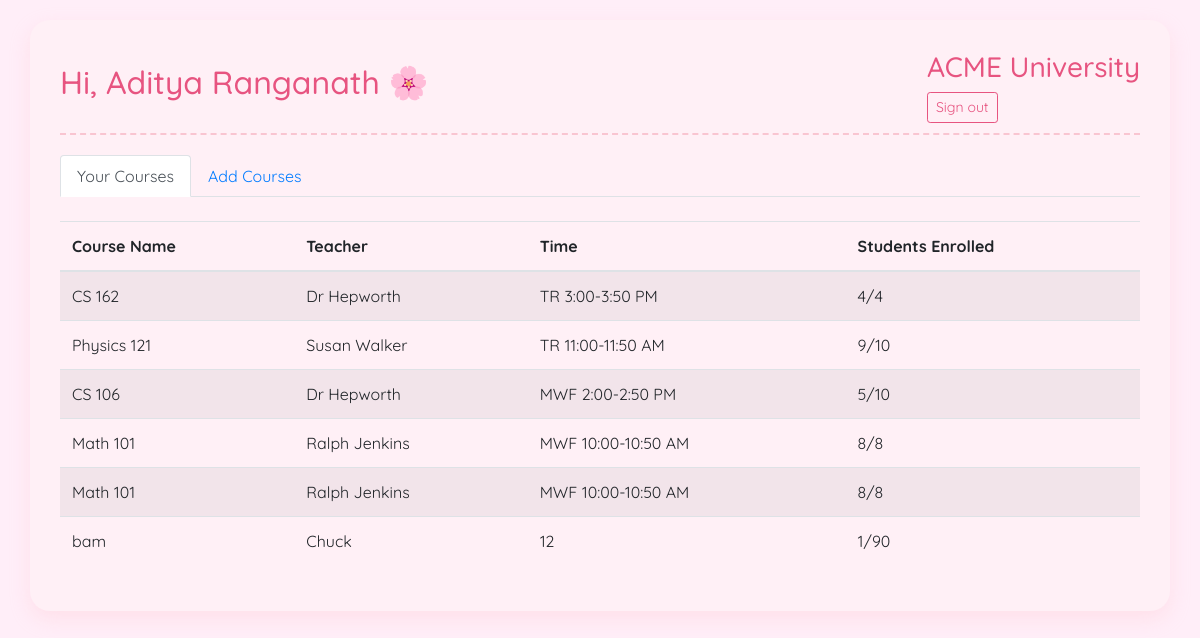
The page /student/dashboard (signed in) on the database its author committed.
### models.py (models this page shows, shortened)
class User(db.Model, UserMixin):
    id = db.Column(db.Integer, primary_key=True)
    username = db.Column(db.String(80), unique=True, nullable=False)
    password = db.Column(db.String(120), nullable=False)
    role = db.Column(db.String(20), nullable=False)
    name = db.Column(db.String(100), nullable=True)

class Course(db.Model):
    id = db.Column(db.Integer, primary_key=True)
    name = db.Column(db.String(100), nullable=False)
    teacher_id = db.Column(db.Integer, db.ForeignKey('user.id'), nullable=False)
    teacher = db.relationship('User', backref=db.backref('courses', lazy=True))
    time = db.Column(db.String(50), nullable=False)
    capacity = db.Column(db.Integer, nullable=False)

### student_routes.py (the view)
@student_bp.route('/dashboard')
@login_required
def dashboard():
    if current_user.role != 'student':
        return redirect(url_for('auth.login'))
    enrollments = Enrollment.query.filter_by(student_id=current_user.id).all()
    enrolled_courses = [enrollment.course for enrollment in enrollments]
    return render_template('student_dashboard.html',
                          user=current_user,
                          enrolled_courses=enrolled_courses)

### app.py (called while the page is built)
@login_manager.user_loader
def load_user(user_id):
    return User.query.get(int(user_id))

### templates/student_dashboard.html
{% extends "layout.html" %}
{% block content %}
<ul class="nav nav-tabs">
    <li class="nav-item">
        <a class="nav-link active" href="{{ url_for('student_bp.dashboard') }}">Your Courses</a>
    </li>
    <li class="nav-item">
        <a class="nav-link" href="{{ url_for('student_bp.all_courses') }}">Add Courses</a>
    </li>
</ul>
<div class="mt-4">
    {% if enrolled_courses %}
    <table class="table table-striped">
        <thead>
            <tr>
                <th>Course Name</th>
                <th>Teacher</th>
                <th>Time</th>
                <th>Students Enrolled</th>
            </tr>
        </thead>
        <tbody>
            {% for course in enrolled_courses %}
            <tr>
                <td>{{ course.name }}</td>
                <td>{{ course.teacher.name }}</td>
                <td>{{ course.time }}</td>
                <td>
                    {{ course.enrollments|length }}/{{ course.capacity }}
                </td>
            </tr>
            {% endfor %}
        </tbody>
    </table>
    {% else %}
    <div class="alert alert-info">
        You are not enrolled in any courses. <a href="{{ url_for('student_bp.all_courses') }}">Browse available courses</a> to enroll.
    </div>
    {% endif %}
</div>
{% endblock %}

### templates/layout.html (shortened to what this page needs)
<!DOCTYPE html>
<html lang="en">
<head>
    <link rel="stylesheet" href="https://stackpath.bootstrapcdn.com/bootstrap/4.5.2/css/bootstrap.min.css">
</head>
<body>
    <div class="container">
        {% if current_user.is_authenticated %}
        <div class="header">
            <h2>Hi, {{ current_user.name }} 🌸</h2>
            <div>
                <h3>ACME University</h3>
                <a href="{{ url_for('auth.logout') }}" class="btn btn-sm btn-outline-secondary">Sign out</a>
            </div>
        </div>
        {% endif %}
        {% block content %}{% endblock %}
    </div>
</body>
</html>

### templates/layout.html (style rules this page uses)
body { padding-top: 20px; background: #ffeef8; font-family: 'Quicksand', sans-serif; color: #4b2e2e; }
.container { background: #fff0f6; border-radius: 20px; padding: 30px; box-shadow: 0 8px 20px rgba(255, 192, 203, 0.3); }
.header { display: flex; justify-content: space-between; align-items: center; margin-bottom: 20px; padding-bottom: 10px; border-bottom: 2px dashed #f9c5d1; }
h2, h3 { color: #e75480; }
.btn-outline-secondary { color: #e75480; border-color: #e75480; }
.table th, .table td { vertical-align: middle; }

### rows shown on the page
User: name "Aditya Ranganath"
Course: name "CS 162", teacher.name "Dr Hepworth", time "TR 3:00-3:50 PM", enrollments|length "4", capacity "4"
Course: name "Physics 121", teacher.name "Susan Walker", time "TR 11:00-11:50 AM", enrollments|length "9", capacity "10"
Course: name "CS 106", teacher.name "Dr Hepworth", time "MWF 2:00-2:50 PM", enrollments|length "5", capacity "10"
Course: name "Math 101", teacher.name "Ralph Jenkins", time "MWF 10:00-10:50 AM", enrollments|length "8", capacity "8"
Course: name "bam", teacher.name "Chuck", time "12", enrollments|length "1", capacity "90"
